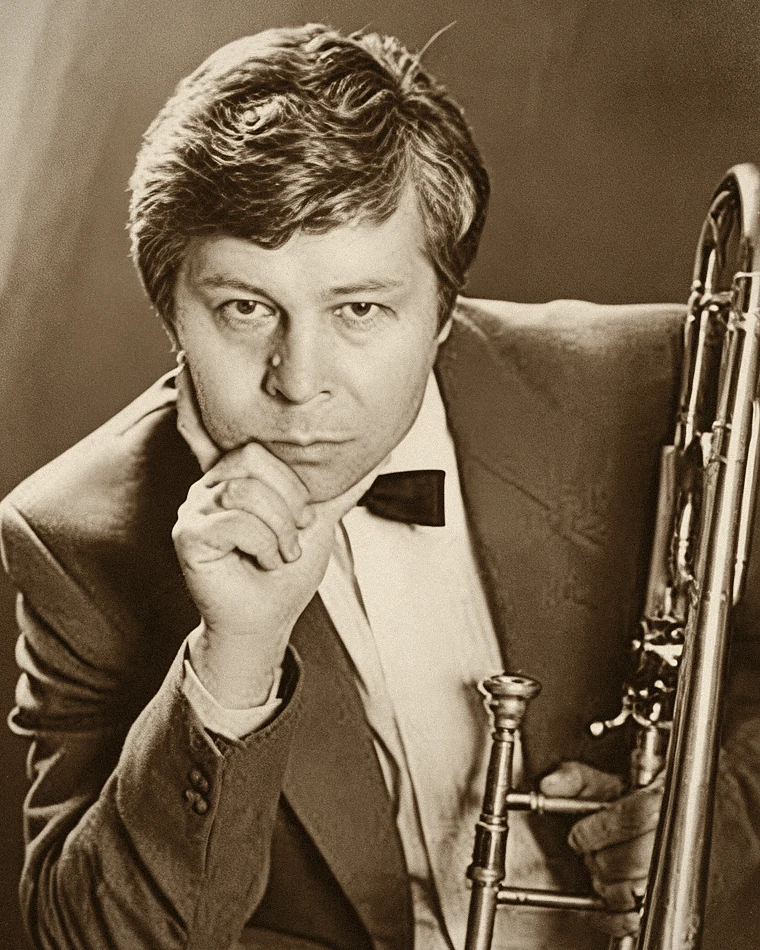
#> input picture assets/trombonist-skobelev.webp, 760 x 950 px, found by its file name
$ python photo_tone.py --src ../assets/trombonist-skobelev.webp
#> lines starting #> are read from the running program, lines starting #| are printed output that depends on the picture
"""Единая обработка фотографий сайта: сепия-дуотон под архивные снимки Блажевича.

Палитра взята из эталона assets/blazhevich-1903.webp и из переменных style.css:
тени → средние → светá, опорные цвета в STOPS ниже.

Правила:
  * оригиналы не изменяются и не удаляются — читаются из _originals/, результат пишется
    в _incoming/retouch/ по умолчанию (публикация — только явным --out assets);
  * два формата кадра: портрет 4:5 (600×750) и снимок 3:2 (900×600);
  * кадрирование по центру с подъёмом к линии глаз (для портретов), без обрезки головы.

Порядок обработки (каждый шаг откатывается, если портит картинку):
  1. автообрезка бумажных полей — только однородные светлые полосы у края скана
     (яркость ≥ 225 и разброс ≤ 13), не больше 10 % с каждой стороны, детерминированно;
  2. подавление газетного растра — блюр до кадрирования, радиус по измеренному шагу
     сетки (автокорреляция остатка после медианы), лёгкий unsharp после масштаба;
  3. паспарту: если остаток бумаги срезать уже нельзя (лимит 10 %) или кадр не
     заполняется — ровное поле цвета старого картона, край снимка растворяется в нём;
  4. тон: средняя яркость самого снимка 105 (по файлу с паспарту — до 115), гамма
     подбирается по гистограмме, светá придерживаются, чтобы не пересветить;
  5. виньетка, зерно и слабый unsharp — лица без «пластика».

Запуск:
  python tools/photo_tone.py                  # кандидаты в _incoming/retouch/
  python tools/photo_tone.py --sheet          # + контактный лист до/после
  python tools/photo_tone.py --out assets     # публикация (решение владельца)
"""
from __future__ import annotations

import argparse
import random
import sys
from pathlib import Path

from PIL import Image, ImageChops, ImageDraw, ImageFilter, ImageFont, ImageOps, ImageStat

ROOT = Path(__file__).resolve().parent.parent
# по умолчанию — исходные сканы; --src переключает на каталог с реставрированными
ORIG = ROOT / '_originals' / '2026-11-16'
DEFAULT_OUT = ROOT / '_incoming' / 'retouch'

# тени → средние → светá
STOPS = [(0.00, (0x1b, 0x12, 0x08)), (0.32, (0x43, 0x2e, 0x19)),
         (0.62, (0x7d, 0x67, 0x4c)), (1.00, (0xea, 0xdf, 0xcb))]

# Размер отдачи под экраны с двойной плотностью: портрет 4:5 и снимок 3:2.
# Плашка на странице — 760 CSS px, ячейка сетки — 364 CSS px, то есть на ретине
# нужно 1520 и 728 соответственно; 900×1125 и 1350×900 это покрывают.
PORTRAIT = (760, 950)   # 4:5 — ячейка сетки 364 CSS px, на ретине нужно 728
PLATE = (1500, 1000)    # 3:2 — плашка в главе 760 CSS px, на ретине нужно 1520
MAX_UPSCALE = 2.2       # предел увеличения к исходнику: дальше только мыло

# тон: все снимки в одной полосе средней яркости (по серому 0–255)
TARGET_MEAN = 105.0      # средняя яркость самого снимка
FILE_TARGET = 110.0      # средняя по файлу, когда есть паспарту
MEAN_BAND = (95.0, 115.0)

# бумага скана: почти белая и однородная
PAPER_MIN = 225.0
PAPER_FLAT = 13.0
MAX_CROP = 0.10         # не более 10 % размера с каждой стороны
MIN_CROP = 0.006        # мельче 0.6 % — это артефакт края, а не поле
MOUNT_T = 0.99          # паспарту = бумага сайта: край снимка растворяется в том же поле, что и рамка

# (исходник в _originals/2026-11-16, результат, формат, приоритет кадра по вертикали)
JOBS = [
    ('mail/trombonist-skobelev.webp', 'trombonist-skobelev.webp', PORTRAIT, 0.40, 'crop', 0.50),
    ('mail/trombonist-morozov.webp', 'trombonist-morozov.webp', PORTRAIT, 0.40, 'crop', 0.50),
    ('mail/trombonist-pachkaev.webp', 'trombonist-pachkaev.webp', PORTRAIT, 0.12, 'crop', 0.50),
    ('mail/trombonist-hersonsky.webp', 'trombonist-hersonsky.webp', PORTRAIT, 0.45, 'crop', 0.50),
    ('mail/raichman-portrait.webp', 'raichman-portrait.webp', PORTRAIT, 0.45, 'fit', 0.50),
    ('mail/hunsberger-usmc.webp', 'hunsberger-usmc.webp', PORTRAIT, 0.40, 'crop', 0.50),
    # снимок живёт в ячейке сетки 364 CSS px — ему хватает 972 px
    ('mail/edwards-trombone.webp', 'edwards-trombone.webp', (972, 648), 0.42, 'crop', 0.50),
    ('mail/bso-trombones-1928.webp', 'bso-trombones-1928.webp', (972, 648), 0.50, 'fit', 0.50),
    ('mail/lindberg-960.webp', 'lindberg-960.webp', PORTRAIT, 0.40, 'crop', 0.50),
    # снимки школ США (загрузки из Wikimedia, исходники сохранены в _originals/wiki)
    ('wiki/eastman.webp', 'us-schools/eastman.webp', PLATE, 0.50, 'crop', 0.50),
    ('wiki/orchestra-hall.webp', 'us-schools/orchestra-hall.webp', PLATE, 0.50, 'crop', 0.50),
    ('wiki/curtis.webp', 'us-schools/curtis.webp', PLATE, 0.50, 'crop', 0.50),
    ('wiki/juilliard.webp', 'us-schools/juilliard.webp', PLATE, 0.50, 'crop', 0.50),
    ('wiki/alessi.webp', 'us-schools/alessi.webp', PORTRAIT, 0.40, 'crop', 0.50),
    ('mail/trombone-trio.webp', 'us-schools/trombone-trio.webp', PLATE, 0.50, 'crop', 0.50),
    ('mail/eastman.webp', 'us-schools/eastman-choir.webp', (480, 480), 0.50, 'fit', 0.50),
]


# --- палитра ----------------------------------------------------------------

def _sepia(v: int) -> tuple[int, int, int]:
#> called with v = 0
    t = v / 255
    for i in range(len(STOPS) - 1):
        t0, c0 = STOPS[i]
        t1, c1 = STOPS[i + 1]
        if t0 <= t <= t1:
            k = (t - t0) / (t1 - t0) if t1 > t0 else 0.0
            return tuple(int(round(a + (b - a) * k)) for a, b in zip(c0, c1))
#> in process, img is the input picture: PIL image 760x950 RGB; mean R, G, B 119.1, 101.3, 79.2
    return STOPS[-1][1]


SEPIA = [_sepia(v) for v in range(256)]
LUMA = tuple(0.299 * r + 0.587 * g + 0.114 * b for r, g, b in SEPIA)
MOUNT = SEPIA[int(round(MOUNT_T * 255))]


# --- 1. бумажные поля -------------------------------------------------------

def _edge_line(g: Image.Image, side: str, i: int) -> tuple[float, float]:
    w, h = g.size
    box = {'L': (i, 0, i + 1, h), 'R': (w - 1 - i, 0, w - i, h),
           'T': (0, i, w, i + 1), 'B': (0, h - 1 - i, w, h - i)}[side]
    st = ImageStat.Stat(g.crop(box))
    return st.mean[0], st.stddev[0]


def paper_runs(g: Image.Image, cap: float = MAX_CROP) -> dict[str, int]:
    """Ширина однородной светлой полосы у каждого края, в пикселях (не больше cap)."""
#> called with cap = 0.1
    w, h = g.size
    out: dict[str, int] = {}
    for side, dim in (('L', w), ('R', w), ('T', h), ('B', h)):
        limit = max(1, int(round(dim * cap)))
        minrun = max(4, int(round(dim * MIN_CROP)))
        run = 0
        for i in range(limit):
            mean, dev = _edge_line(g, side, i)
            if mean >= PAPER_MIN and dev <= PAPER_FLAT:
                run = i + 1
            else:
                break
        out[side] = run if run >= minrun else 0
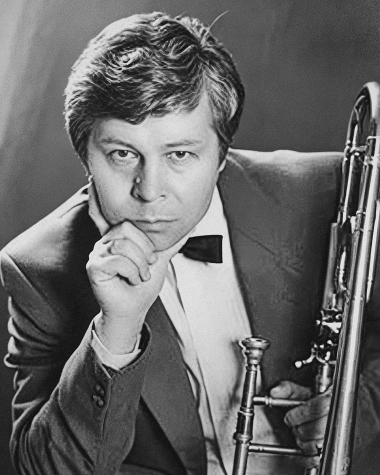
#> g: PIL image 760x950 L (shown at 1/2 size); min 1, max 252, mean 104.1
#> after the loop, out = {'L': 0, 'R': 0, 'T': 0, 'B': 0}
    return out


def autocrop(img: Image.Image) -> tuple[Image.Image, dict[str, int]]:
    """Срезать только однородные светлые поля: лица и головы дают разброс и не режутся."""
    runs = paper_runs(ImageOps.grayscale(img))
#> runs = {'L': 0, 'R': 0, 'T': 0, 'B': 0}
#> in process, `img, cropped = autocrop(img)`: cropped = 0 items
#> in process, `runs = paper_runs(left, cap=0.25)`: runs = {'L': 0, 'R': 0, 'T': 0, 'B': 0}
    if not any(runs.values()):
        return img, {}
    box = (runs['L'], runs['T'], img.width - runs['R'], img.height - runs['B'])
    if box[2] - box[0] < img.width * 0.55 or box[3] - box[1] < img.height * 0.55:
        return img, {}
    return img.crop(box), runs


# --- 2. растр ---------------------------------------------------------------

def screen_pitch(g: Image.Image, lags=(2, 3, 4, 5, 6), threshold: float = 0.30) -> tuple[float, int]:
    """Периодичность растровой сетки: (отклик 0..1, шаг в пикселях).

    Газетный растр даёт регулярный узор — остаток после медианы коррелирует сам с собой
    на шаге сетки. Фотографическая фактура такой корреляции не даёт.
    """
#> called with lags = (2, 3, 4, 5, 6), threshold = 0.3
    res = ImageChops.subtract(g, g.filter(ImageFilter.MedianFilter(3)), 1, 128)
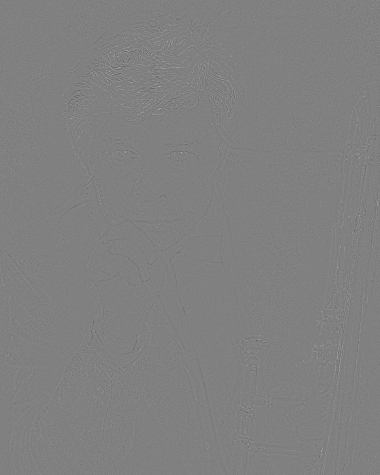
#> res: PIL image 760x950 L (shown at 1/2 size); min 48, max 217, mean 128.1
    w, h = res.size
    px = res.load()
    step_y = max(1, h // 120)
    best, best_lag = 0.0, 0
    for lag in lags:
        num = den = 0.0
        for y in range(0, h, step_y):
            for x in range(0, w - lag, 3):
                a = px[x, y] - 128
                num += a * (px[x + lag, y] - 128)
                den += a * a
        r = num / den if den else 0.0
        if r > best:
            best, best_lag = r, lag
#> after the loop, best = 0.0349; best_lag = 3
    return (best, best_lag) if best >= threshold else (0.0, 0)


def suppress_screen(img: Image.Image) -> tuple[Image.Image, tuple[float, int, float]]:
    """Размытие до кадрирования: точки растра усредняются в тон, фактура остаётся."""
    found, lag = screen_pitch(ImageOps.grayscale(img))
#> found = 0; lag = 0
    if found:
        radius = 1.6 if lag >= 4 else 1.25          # шаг сетки крупный → мягче
    else:
        radius = 0.6                                # только шум скана
    return img.filter(ImageFilter.GaussianBlur(radius)), (found, lag, radius)


# --- кадр -------------------------------------------------------------------

def crop_to(img: Image.Image, size: tuple[int, int], anchor_y: float) -> Image.Image:
    tw, th = size
    target = tw / th
    w, h = img.size
    if w / h > target:                                    # шире — режем бока
        nw = int(round(h * target))
        x0 = (w - nw) // 2
        box = (x0, 0, x0 + nw, h)
    else:                                                 # выше — режем сверху/снизу по линии глаз
        nh = int(round(w / target))
        y0 = int(round((h - nh) * anchor_y))
        y0 = max(0, min(h - nh, y0))
        box = (0, y0, w, y0 + nh)
    return img.crop(box)


def fit_geometry(gray: Image.Image, size: tuple[int, int]) -> tuple[Image.Image, dict[str, int]]:
    """Снимок целиком без полей: масштаб по меньшей стороне и остатки под паспарту."""
    k = min(size[0] / gray.width, size[1] / gray.height)
    copy = gray.resize((max(1, int(round(gray.width * k))), max(1, int(round(gray.height * k)))), Image.LANCZOS)
    x0, y0 = (size[0] - copy.width) // 2, (size[1] - copy.height) // 2
    bands = {'L': x0, 'R': size[0] - copy.width - x0, 'T': y0, 'B': size[1] - copy.height - y0}
    return copy, bands


# [5 lines left out: function place_on_mount, not called in this run]


# --- 3. тон -----------------------------------------------------------------

def _contrast_for(gamma: float) -> float:
    """Чем сильнее подъём теней, тем нужнее S-кривая: иначе кадр уходит в туман."""
    return min(0.72, 0.30 + max(0.0, 0.90 - gamma) * 0.55)


def tone_lut(gamma: float, contrast: float | None = None, knee: float = 0.55, hold: float = 0.75) -> list[int]:
    """Кривая тона: гамма тянет средние тона, светá придерживаются, S держит контраст."""
    contrast = _contrast_for(gamma) if contrast is None else contrast
    lut = []
    for v in range(256):
        x = v / 255
        y = x ** gamma
        if x > knee:                                  # у света возвращаем линейность
            wgt = ((x - knee) / (1 - knee)) ** 1.5 * hold
            y = (1 - wgt) * y + wgt * x
        y -= contrast * y * (1 - y) * (1 - 2 * y)     # мягкая S-кривая
        lut.append(min(255, max(0, int(round(255 * y)))))
    for i in range(1, 256):                           # страховка: кривая не должна ломаться
        if lut[i] < lut[i - 1]:
            lut[i] = lut[i - 1]
    return lut


def mean_with(gray: Image.Image, lut: list[int]) -> float:
    hist = gray.histogram()
    total = sum(hist)
    acc = 0.0
    for v, n in enumerate(hist):
        if n:
            acc += n * LUMA[lut[v]]
    return acc / total


def solve_gamma(gray: Image.Image, target: float, lo: float = 0.28, hi: float = 1.6, steps: int = 14) -> float:
    """Гамма, при которой средняя яркость (в палитре сепии) равна target."""
    for _ in range(steps):
        mid = (lo + hi) / 2
        if mean_with(gray, tone_lut(mid)) > target:
            lo = mid                                  # светлее нужного → гамму больше
        else:
            hi = mid
    return (lo + hi) / 2


def tint(gray: Image.Image, gamma: float) -> Image.Image:
    curve = tone_lut(gamma)
    chans = [[SEPIA[curve[v]][ch] for v in range(256)] for ch in range(3)]
    return Image.merge('RGB', [gray.point(c) for c in chans])


# --- 4. печать: виньетка, край, зерно ---------------------------------------

def vignette(img: Image.Image, strength: float = 0.17, onset: float = 0.62, step: int = 4) -> Image.Image:
    w, h = img.size
    sw, sh = max(1, w // step), max(1, h // step)
    mask = Image.new('L', (sw, sh), 0)
    px = mask.load()
    cx, cy = (sw - 1) / 2, (sh - 1) / 2
    maxd = (cx * cx + cy * cy) ** 0.5 or 1.0
    for y in range(sh):
        for x in range(sw):
            d = (((x - cx) ** 2 + (y - cy) ** 2) ** 0.5) / maxd
            k = max(0.0, (d - onset) / (1 - onset))
            px[x, y] = int(255 * strength * (k ** 1.6))
    mask = mask.resize((w, h), Image.BILINEAR)
    return Image.composite(Image.new('RGB', (w, h), STOPS[0][1]), img, mask)


def edge_dissolve(img: Image.Image, spec: dict[str, tuple[int, int, float, tuple[int, int, int]]],
                  power: float = 1.4) -> Image.Image:
    """Растворение края: рваный край уходит в бумагу, стык с паспарту — в картон.

    spec: сторона → (полная ширина, ширина ровной части, сила 0..1, цвет).
    """
    w, h = img.size
    if not spec:
        return img

    # [9 lines left out: function ramp, not called in this run]

    cols = [0] * w
    for i, v in enumerate(ramp(w, *spec.get('L', (0, 0, 0.0))[:3])):
        cols[i] = max(cols[i], v)
    for i, v in enumerate(ramp(w, *spec.get('R', (0, 0, 0.0))[:3])):
        cols[w - 1 - i] = max(cols[w - 1 - i], v)
    rows = [0] * h
    for i, v in enumerate(ramp(h, *spec.get('T', (0, 0, 0.0))[:3])):
        rows[i] = max(rows[i], v)
    for i, v in enumerate(ramp(h, *spec.get('B', (0, 0, 0.0))[:3])):
        rows[h - 1 - i] = max(rows[h - 1 - i], v)

    cmask = Image.frombytes('L', (w, 1), bytes(cols)).resize((w, h), Image.NEAREST)
    rmask = Image.frombytes('L', (1, h), bytes(rows)).resize((w, h), Image.NEAREST)
    out = img
    for side in 'LRTB':
        if side not in spec:
            continue
        span = spec[side][0]
        band = {'L': (0, 0, span, h), 'R': (w - span, 0, w, h),
                'T': (0, 0, w, span), 'B': (0, h - span, w, h)}[side]
        mask = ImageChops.lighter(cmask, rmask).crop(band)
        out.paste(Image.new('RGB', (band[2] - band[0], band[3] - band[1]), spec[side][3]), band[:2], mask)
    return out


_GRAIN = None
_GRAIN_SIGMA = 8.0


def _grain_tile() -> Image.Image:
    """Зерно из фиксированного генератора: результат воспроизводим от запуска к запуску."""
    global _GRAIN
    if _GRAIN is None:
        side = 512
        rnd = random.Random(20261116)
        buf = bytes(min(255, max(0, int(round(128 + rnd.gauss(0, _GRAIN_SIGMA)))))
                    for _ in range(side * side))
        _GRAIN = Image.frombytes('L', (side, side), buf)
    return _GRAIN


def grain(img: Image.Image, amount: float = 3.6) -> Image.Image:
    tile = _grain_tile()
    w, h = img.size
    canvas = Image.new('L', (w, h))
    ox, oy = (w * 7) % tile.width, (h * 13) % tile.height
    for y in range(-oy, h, tile.height):
        for x in range(-ox, w, tile.width):
            canvas.paste(tile, (x, y))
    if amount != _GRAIN_SIGMA:
        k = amount / _GRAIN_SIGMA
        canvas = canvas.point([min(255, max(0, int(round(128 + (v - 128) * k)))) for v in range(256)])
    return ImageChops.add(img, Image.merge('RGB', [canvas, canvas, canvas]), 1, -128)


# --- сборка кадра -----------------------------------------------------------

def mount_border(size: tuple[int, int], residual: dict[str, float]) -> int:
    """Ровная рамка паспарту: накрывает остаток бумаги, который нельзя срезать (лимит 10 %)."""
    worst = max(residual.values()) if residual else 0.0
    if worst < 0.04:                     # тоньше 4 % накрывается растворением края
        return 0
    dims = {'L': size[0], 'R': size[0], 'T': size[1], 'B': size[1]}
    return max(int(round(residual.get(s, 0.0) * dims[s])) for s in 'LRTB')


def dissolve_spec(size: tuple[int, int], residual: dict[str, float], margin: dict[str, int],
                  mounted: bool) -> dict[str, tuple[int, int, float, tuple[int, int, int]]]:
    """Где и насколько растворять край: стык с паспарту — в картон, остаток бумаги — в бумагу."""
    dims = {'L': size[0], 'R': size[0], 'T': size[1], 'B': size[1]}
    spec: dict[str, tuple[int, int, float, tuple[int, int, int]]] = {}
    for side in 'LRTB':
        side_margin = margin.get(side, 0)
        frac = residual.get(side, 0.0)
        dim = dims[side]
        if side_margin > 0:
            spec[side] = (side_margin + int(round(0.050 * dim)), side_margin, 1.0, MOUNT)
        elif frac > 0.004:
            if mounted:
                spec[side] = (int(round((frac + 0.030) * dim)), 0, 1.0, MOUNT)
            else:
                spec[side] = (int(round((frac + 0.020) * dim)), 0, 0.55, STOPS[-1][1])
    return spec


def mount_colour(photo_mean: float, share: float, target_file: float) -> tuple[int, int, int]:
    """Паспарту всегда бумажное: на сайте снимок лежит на таком же поле, шва не видно."""
    return MOUNT


def compose(gray: Image.Image, gamma: float, size: tuple[int, int],
            spec: dict[str, tuple[int, int, float, tuple[int, int, int]]],
            margin: dict[str, int], sharp: tuple[float, int] = (1.1, 62)) -> Image.Image:
    img = tint(gray, gamma)
    img = vignette(img)                       # винетка — только внутри снимка, паспарту остаётся ровным
    if any(margin.values()):
        img = place_on_mount(img, size, margin)
    img = edge_dissolve(img, spec)
    img = grain(img, 3.6)
    return img.filter(ImageFilter.UnsharpMask(radius=sharp[0], percent=sharp[1], threshold=3))


def luma_mean(img: Image.Image) -> float:
    return ImageStat.Stat(img.convert('L')).mean[0]


def process(src: Path, dst: Path, size: tuple[int, int], anchor_y: float, mode: str,
            anchor_x: float, target: float = TARGET_MEAN) -> dict:
    img = Image.open(src).convert('RGB')
    # мелкий скан не тянем до полного размера: больше 2.2× исходника деталей всё равно нет
    limit = int(round(img.width * MAX_UPSCALE))
    if size[0] > limit:
        k = limit / size[0]
        size = (limit, max(1, int(round(size[1] * k))))
    img, cropped = autocrop(img)

    # остаток бумаги после обрезки — им задаётся ширина мягкого края
    left = ImageOps.grayscale(img)
    residual = {}
    runs = paper_runs(left, cap=0.25)
    for side, dim in (('L', img.width), ('R', img.width), ('T', img.height), ('B', img.height)):
        residual[side] = runs[side] / dim

    scale = min(size[0] / img.width, size[1] / img.height)
    img, screen = suppress_screen(img)
#> screen = (0, 0, 0.6)
    gray = ImageOps.autocontrast(ImageOps.grayscale(img), cutoff=(0.5, 0.5))
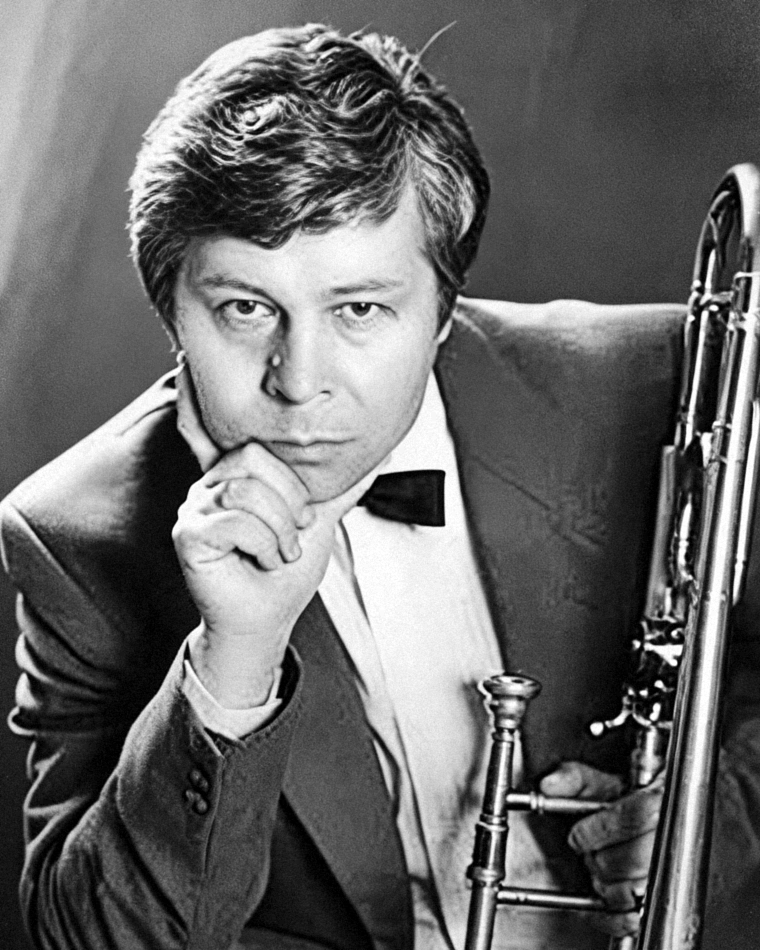
#> gray: PIL image 760x950 L; min 0, max 255, mean 104.8

    border = mount_border(size, residual)
#> in mount_border, `worst = max(residual.values()) if residual else 0.0`: worst = 0
#> (the rest of the program and of its run is left out)
